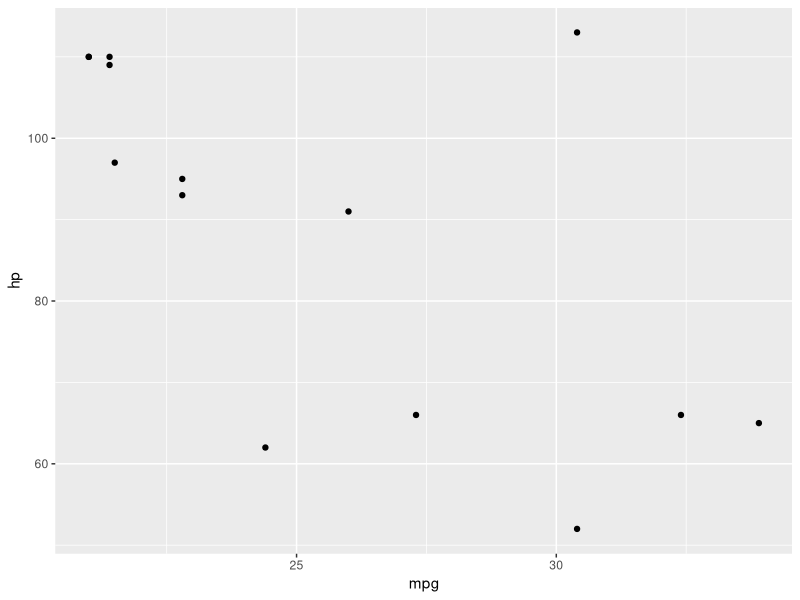
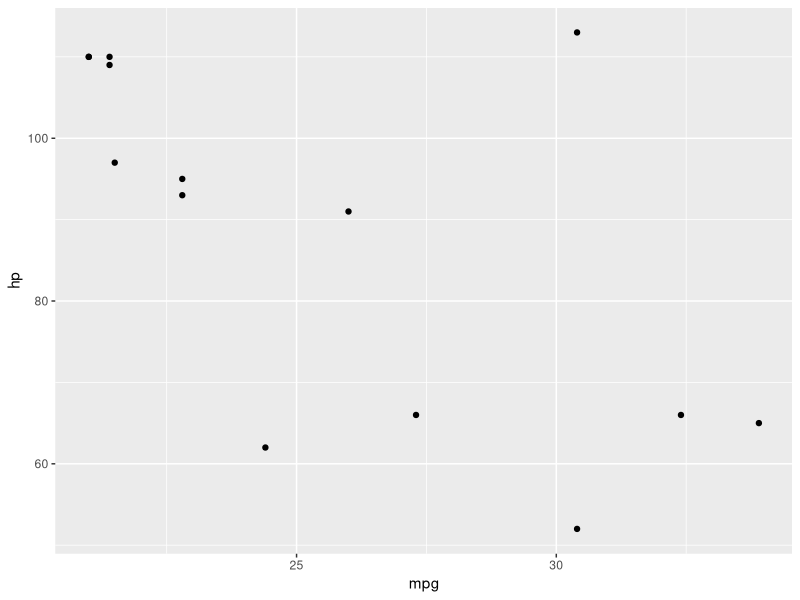

These figures' R source, in order:
## ---- chunk 1
knitr::opts_chunk$set(echo = FALSE)
## ---- chunk 2
variable <- "Hello"
pair <- "World!"
paste(variable, pair, sep = " ")
## ---- chunk 3
library(dplyr)
library(ggplot2)
## ---- chunk 4
mtcars %>% filter(mpg > 20) %>%
  ggplot(.,aes(mpg,hp)) + geom_point()
## ---- chunk 5

mtcars %>% filter(mpg > 20) %>%
  ggplot(.,aes(mpg,hp)) + geom_point()
